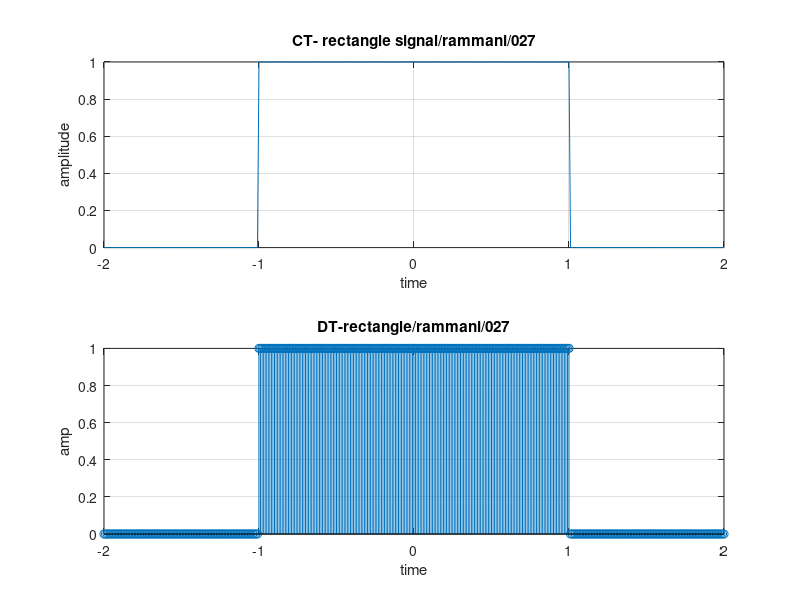

Here is the MATLAB script that generated this plot:
% construct a CT and DT unit rectangle signal;
clc;
clear all;
close all;
i = 1;
for t = -2:0.01:2
    if(t>=-1 && t<=1)
        x(i) = 1;
    else
        x(i) = 0;
    end
    i = i + 1;
end

t = -2:0.01:2;
subplot(2,1,1);
plot(t, x);
xlabel('time');
ylabel('amplitude');
title('CT- rectangle signal/rammani/027');
grid on;

i = 1;
for t = -2:0.01:2
    if (t>=-1 && t<=1)
        x(i) = 1;
    else
        x(i) = 0;
    end
    i = i+1;
end

t = -2:0.01:2;
subplot(2,1,2);
stem(t,x);
xlabel('time');
ylabel('amp');
title('DT-rectangle/rammani/027');
grid on;
